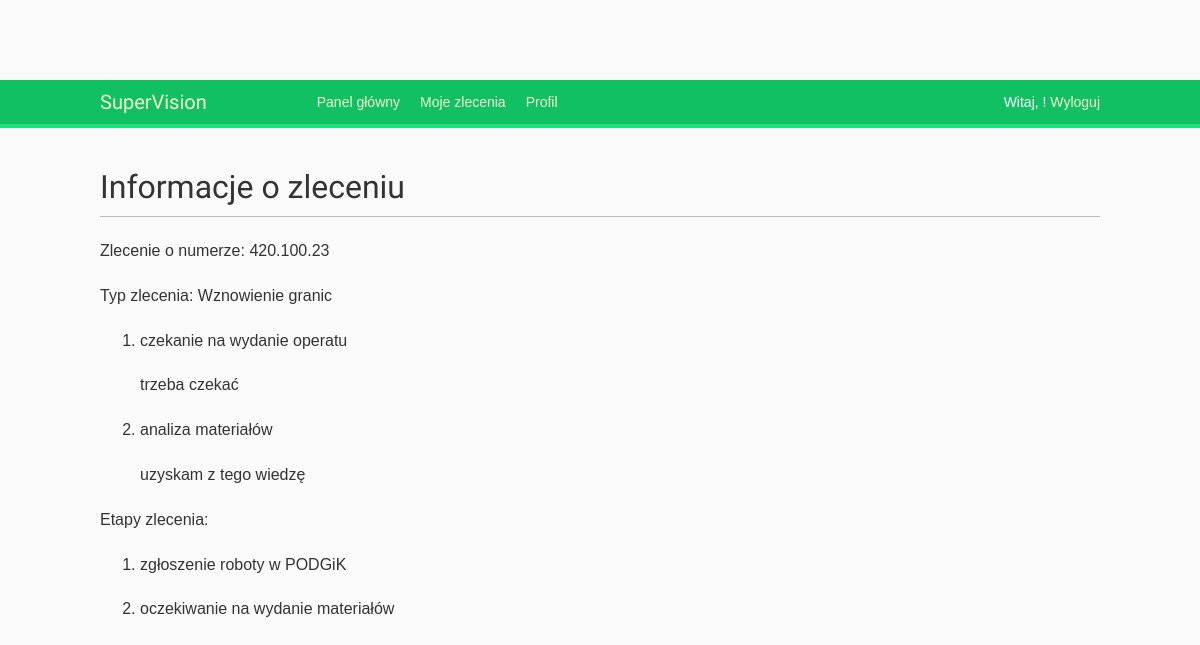
The page /account/orders/2/ (signed in) on the database its author committed.
### jobprogress/models.py (models this page shows, shortened)
class Job(models.Model):
    STATUS_CHOICES = [
        ('status_1', 's1'),
    ]
    investor = models.ForeignKey(User, on_delete=models.CASCADE, verbose_name='klient', related_name='job_kerg')
    job_type = models.ForeignKey(JobTemplate, on_delete=models.PROTECT, verbose_name='typ pracy')
    plot_number = models.CharField('numer działki', max_length=12)
    work_id = models.CharField(max_length=10, null=True)
    body = models.TextField('opis', max_length=80, null=True)
    status = models.CharField('status', max_length=20, choices=STATUS_CHOICES)
    created = models.DateTimeField('utworzono', default=timezone.now)
    updated = models.DateTimeField('ostatnia aktualizacja', auto_now=True)
    class Meta:
        ordering = ('-created',)
        verbose_name = 'Robotę'
        verbose_name_plural = 'Roboty'
    def __str__(self):
        return self.job_type.job_template_name

class JobTemplate(models.Model):
    job_template_name = models.CharField('rodzaj pracy', max_length=30, unique=True)
    class Meta:
        verbose_name = 'Szablon'
        verbose_name_plural = 'Szablony'

class Task(models.Model):
    name = models.CharField('nazwa zadania', max_length=60)
    parent_job = models.ForeignKey(Job, on_delete=models.CASCADE, verbose_name='Robota')
    body = models.TextField('opis', max_length=120, null=True)
    created = models.DateTimeField('utworzono', default=timezone.now)
    updated = models.DateTimeField('ostatnia aktualizacja', auto_now=True)
    class Meta:
        verbose_name = 'Zadanie'
        verbose_name_plural = 'Zadania'

class Status(models.Model):
    job_template = models.ForeignKey(JobTemplate, on_delete=models.CASCADE, verbose_name='Rodzaj Pracy')
    status_id = models.CharField('ID statusu', max_length=30)
    status_name = models.CharField('nazwa statusu', max_length=80)
    body = models.TextField('opis', max_length=120, blank=True, null=True)
    class Meta:
        ordering = ('status_id',)
        verbose_name = 'Etap'
        verbose_name_plural = 'Etapy'
    def __str__(self):
        return self.status_name

### account/views.py (the view)
# urls.py: re_path(r'^orders/(?P<order_id>\d+)/$', views.order, name='order')
@login_required
def order(request, order_id):
    order = Job.objects.get(id=order_id)
    tasks = order.task_set.all()
    jobtemplate = JobTemplate.objects.get(pk=order.job_type_id)
    statuses = jobtemplate.status_set.all()
    context = {'order': order,
               'tasks': tasks,
               'job_type': jobtemplate,
               'statuses': statuses
               }
    return render(request, 'account/order.html', context)

### account/templates/account/order.html (shortened to what this page needs)
{% extends "base.html" %}
{% block content %}
    <h1>Informacje o zleceniu</h1>
    <p>Zlecenie o numerze: {{ order.work_id }}</p>
    <p>Typ zlecenia: {{ order }}</p>
    <ol>
    {% for task in tasks %}
        <li>
            <p>{{ task.name }}</p>
            <p>{{ task.body|linebreaks }}</p>
        </li>
    {% empty %}
            Nie dodano żadnego zadania.
    {% endfor %}
    </ol>
    <p>Etapy zlecenia:</p>
    <ol>
    {% for status in statuses %}
        <li>
            <p>{{ status }}</p>
        </li>
    {% empty %}
            Nie dodano żadnego statusu.
    {% endfor %}
    </ol>
{% endblock %}

### account/static/css/base.css (style rules this page uses)
body { margin:0; padding:0; font-family:helvetica, sans-serif; background: darkorange; }
p { line-height: 1.8; }
h1, h2, h3, h4, h5 , h6 { font-family: 'Muli', sans-serif; font-weight:normal; }
h1 { border-bottom:1px solid #bbb; padding:0 0 10px 0; margin:10px 0 20px 0; }
ol { line-height:1.5; }
body { background: #fafafa; color: #333333; margin-top: 5rem; }

### rows shown on the page
Job: work_id "420.100.23", job_type.job_template_name "Wznowienie granic"
Task: name "czekanie na wydanie operatu", body "trzeba czekać"
Task: name "analiza materiałów", body "uzyskam z tego wiedzę"
Status: status_name "zgłoszenie roboty w PODGiK"
Status: status_name "oczekiwanie na wydanie materiałów"
